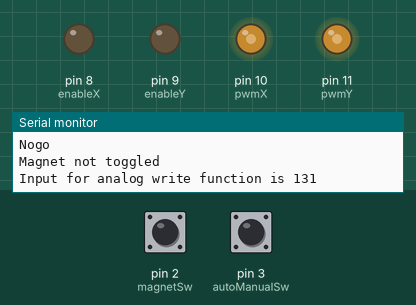
Recording of a program running on a simulated Arduino Mega 2560, built with avr-gcc and run on an emulated ATmega2560. Parts: output pins drawn as LEDs (lit = HIGH), the last lines printed to the serial monitor. The inputs (shaded band) are chosen by the test bench; at power-on: pin 3 (autoManualSw) LOW, pin 2 (magnetSw) LOW.

Above: at 3.8 s.
3.9 s: pin 3 (autoManualSw) pulled HIGH for 1.3 s
At 4.8 s:
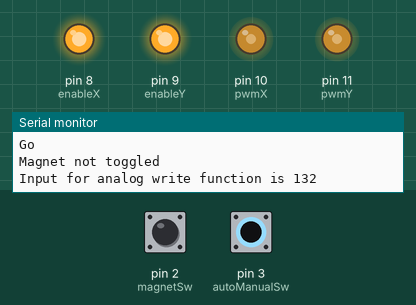
7.5 s: pin 2 (magnetSw) pulled HIGH for 1.3 s
Timing chart, 0 to 17.0 s (numbered marks = the images above; inputs shaded):
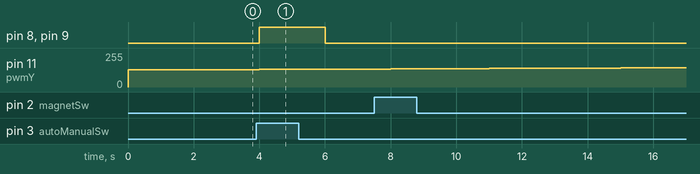

Measured:
- after the input at 3.9 s, pin 8 (enableX), pin 9 (enableY): LOW → HIGH after 0.10 s, → LOW 2.0 s later

The program:

main.cpp
```cpp
#include <Arduino.h>

const unsigned int magnetSw = 2;
const unsigned int autoManualSw = 3;

int enableX = 8;
int enableY = 9;
int pwmX = 10;
int pwmY = 11;

void setup() {

  Serial.begin(9600);
  Serial3.begin(9600);
  for(int i = 8; i < 12; i++){
    pinMode(i,OUTPUT);
  }
  pinMode(magnetSw,INPUT);
  pinMode(autoManualSw,INPUT);
  analogWrite(pwmX,127);
  analogWrite(pwmY,127);
}

void loop() {
  for(int i = 128; i < 255; i++){
    analogWrite(pwmY,i);
    Serial.print("Input for analog write function is ");
    Serial.println(i);
    delay(1000);

    if(digitalRead(autoManualSw) == HIGH){
    digitalWrite(enableX,HIGH);
    digitalWrite(enableY,HIGH);
    Serial.println("Go");
  }
  else{
    digitalWrite(enableX,LOW);
    digitalWrite(enableY,LOW);
    Serial.println("Nogo");
    }

  if(digitalRead(magnetSw) == HIGH){
    Serial3.println("M1");
    Serial.println("Magnet toggled");
  }
  else{
    Serial3.println("M0");
    Serial.println("Magnet not toggled");
    }
  }
}
```
